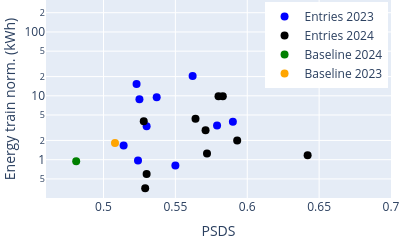

Notebook code for this chart:
### Code cell
# type scale axes
type_xaxes = 'linear'
type_yaxes = 'log'

# axes labels
x_axes_lab = 'PSDS'
y_axes_lab = 'Energy train norm. (kWh)'

# which column to consider for the dataframes
df_x = 'PSDS_1_all'
df_y = 'energy_training_normalized'

figure=1
title = f'plots/psds_energy_train_10_noensemble.pdf'
text = 'code'

# figure = figure + 1

# scatter_compare(df_e_22, df_e_23, df_x, df_y, x_axes_lab, y_axes_lab, text, title, x_axes_lab_2=x_axes_lab_2, type_xaxes=type_xaxes, type_yaxes=type_yaxes, add_base=True, comp_22_23=True)
scatter_bothyears(df_24_noensemble, df_23_noensemble, df_x, df_y, x_axes_lab, y_axes_lab, text, title, type_xaxes=type_xaxes, type_yaxes=type_yaxes,x_range=[0.46,0.7], y_range=[-0.6,2.5], top_10=True, save=True)

### Figure 1 — Plotly figure (JSON) as saved in the notebook; plotly's stock layout.template omitted (floating-point values rounded to 4 significant figures)
{"data": [{"marker": {"color": "blue", "size": 8}, "mode": "markers", "name": "Entries 2023", "text": ["Kim_GIST-HanwhaVision_task4a_2", "Kim_GIST-HanwhaVision_task4a_3", "Zhang_IOA_task4a_6", "Xiao_FMSG_task4a_4", "Wenxin_TJU_task4a_5", "Li_USTC_task4a_5", "Guan_HIT_task4a_3", "Xiao_FMSG_task4a_2", "Zhang_IOA_task4a_5", "Cheimariotis_DUTH_task4a_1"], "type": "scatter", "x": [0.59, 0.579, 0.562, 0.55, 0.537, 0.53, 0.525, 0.524, 0.523, 0.514], "xaxis": "x", "y": [3.912, 3.432, 20.48, 0.811, 9.527, 3.347, 8.806, 0.971, 15.36, 1.666], "yaxis": "y"}, {"marker": {"color": "black", "size": 8}, "mode": "markers", "name": "Entries 2024", "text": ["Schmid_CPJKU_task4_2", "XIAO_FMSG-JLESS_task4_2", "Nam_KAIST_task4_2", "Nam_KAIST_task4_1", "XIAO_FMSG-JLESS_task4_1", "XIAO_FMSG-JLESS_task4_3", "Kim_GIST-HanwhaVision_task4_1", "Chen_NCUT_task4_1", "Chen_NCUT_task4_3", "Zhang_BUPT_task4_1"], "type": "scatter", "x": [0.642, 0.593, 0.583, 0.58, 0.572, 0.571, 0.564, 0.53, 0.529, 0.528], "xaxis": "x", "y": [1.176, 1.989, 9.839, 9.839, 1.245, 2.879, 4.374, 0.598, 0.357, 3.985], "yaxis": "y"}, {"marker": {"color": "green", "size": 8}, "mode": "markers", "name": "Baseline 2024", "text": ["Baseline 2024"], "type": "scatter", "x": [0.481], "xaxis": "x", "y": [0.946], "yaxis": "y"}, {"marker": {"color": "orange", "size": 8}, "mode": "markers", "name": "Baseline 2023", "text": ["Baseline_task4a_2"], "type": "scatter", "x": [0.508], "xaxis": "x", "y": [1.821], "yaxis": "y"}], "layout": {"height": 200, "legend": {"x": 0.99, "xanchor": "right", "y": 0.99, "yanchor": "top"}, "margin": {"b": 0, "l": 0, "r": 0, "t": 0}, "showlegend": true, "width": 400, "xaxis": {"anchor": "y", "domain": [0, 1], "range": [0.46, 0.7], "title": {"text": "PSDS"}, "type": "linear"}, "yaxis": {"anchor": "x", "domain": [0, 1], "range": [-0.6, 2.5], "title": {"text": "Energy train norm. (kWh)"}, "type": "log"}}}
